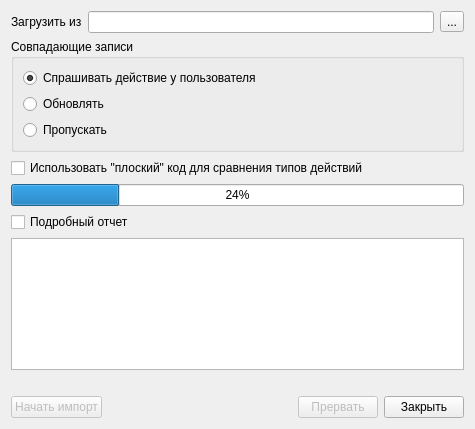
<ui version="4.0" >
 <class>ImportActions</class>
 <widget class="QDialog" name="ImportActions" >
  <property name="geometry" >
   <rect>
    <x>0</x>
    <y>0</y>
    <width>475</width>
    <height>429</height>
   </rect>
  </property>
  <property name="windowTitle" >
   <string>Импорт типов действий</string>
  </property>
  <layout class="QGridLayout" >
   <item row="0" column="0" >
    <layout class="QHBoxLayout" >
     <property name="spacing" >
      <number>6</number>
     </property>
     <property name="margin" >
      <number>0</number>
     </property>
     <item>
      <widget class="QLabel" name="label" >
       <property name="text" >
        <string>Загрузить из</string>
       </property>
      </widget>
     </item>
     <item>
      <widget class="QLineEdit" name="edtFileName" />
     </item>
     <item>
      <widget class="QToolButton" name="btnSelectFile" >
       <property name="text" >
        <string>...</string>
       </property>
      </widget>
     </item>
    </layout>
   </item>
   <item row="3" column="0" >
    <widget class="CProgressBar" name="progressBar" >
     <property name="value" >
      <number>24</number>
     </property>
     <property name="orientation" >
      <enum>Qt::Horizontal</enum>
     </property>
    </widget>
   </item>
   <item row="6" column="0" >
    <widget class="QLabel" name="statusLabel" >
     <property name="text" >
      <string/>
     </property>
    </widget>
   </item>
   <item row="7" column="0" >
    <spacer>
     <property name="orientation" >
      <enum>Qt::Vertical</enum>
     </property>
     <property name="sizeHint" stdset="0" >
      <size>
       <width>20</width>
       <height>40</height>
      </size>
     </property>
    </spacer>
   </item>
   <item row="8" column="0" >
    <layout class="QHBoxLayout" >
     <property name="spacing" >
      <number>6</number>
     </property>
     <property name="margin" >
      <number>0</number>
     </property>
     <item>
      <widget class="QPushButton" name="btnImport" >
       <property name="enabled" >
        <bool>false</bool>
       </property>
       <property name="text" >
        <string>Начать импорт</string>
       </property>
      </widget>
     </item>
     <item>
      <spacer>
       <property name="orientation" >
        <enum>Qt::Horizontal</enum>
       </property>
       <property name="sizeHint" stdset="0" >
        <size>
         <width>40</width>
         <height>20</height>
        </size>
       </property>
      </spacer>
     </item>
     <item>
      <widget class="QPushButton" name="btnAbort" >
       <property name="enabled" >
        <bool>false</bool>
       </property>
       <property name="text" >
        <string>Прервать</string>
       </property>
      </widget>
     </item>
     <item>
      <widget class="QPushButton" name="btnClose" >
       <property name="text" >
        <string>Закрыть</string>
       </property>
      </widget>
     </item>
    </layout>
   </item>
   <item row="5" column="0" >
    <widget class="QTextBrowser" name="logBrowser" />
   </item>
   <item row="1" column="0" >
    <layout class="QVBoxLayout" >
     <item>
      <widget class="QGroupBox" name="groupBox" >
       <property name="title" >
        <string>Совпадающие записи</string>
       </property>
       <layout class="QVBoxLayout" >
        <item>
         <widget class="QRadioButton" name="rbAskUser" >
          <property name="text" >
           <string>Спрашивать действие у пользователя</string>
          </property>
          <property name="checked" >
           <bool>true</bool>
          </property>
         </widget>
        </item>
        <item>
         <widget class="QRadioButton" name="rbUpdate" >
          <property name="text" >
           <string>Обновлять</string>
          </property>
         </widget>
        </item>
        <item>
         <widget class="QRadioButton" name="rbSkip" >
          <property name="text" >
           <string>Пропускать</string>
          </property>
         </widget>
        </item>
       </layout>
      </widget>
     </item>
    </layout>
   </item>
   <item row="4" column="0" >
    <widget class="QCheckBox" name="chkFullLog" >
     <property name="text" >
      <string>Подробный отчет</string>
     </property>
    </widget>
   </item>
   <item row="2" column="0" >
    <widget class="QCheckBox" name="chkUseFlatCode" >
     <property name="text" >
      <string>Использовать "плоский" код для сравнения типов действий</string>
     </property>
    </widget>
   </item>
  </layout>
 </widget>
 <customwidgets>
  <customwidget>
   <class>CProgressBar</class>
   <extends>QProgressBar</extends>
   <header>library/ProgressBar.h</header>
  </customwidget>
 </customwidgets>
 <resources/>
 <connections/>
</ui>
